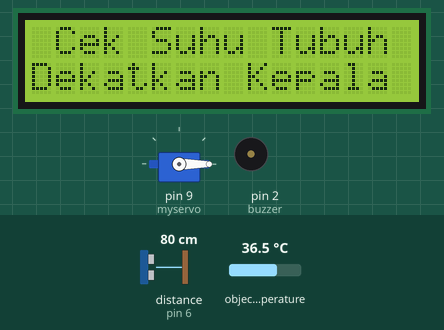
Recording of a sketch running on a simulated Arduino Uno, built with avr-gcc and run on an emulated ATmega328P. Parts: 16×2 character LCD, servo, buzzer (waves = sounding). Wiring (inferred from the names in the program): ultrasonic range finder: trigger pin 5; echo pin 6. The test bench sets the inputs (shaded band); at power-on: distance to the obstacle (sensor on pin 6) 80 cm, object temperature 36.5 °C. The echo pulse lasts 58.3 µs per cm.

Above: at 1.2 s.
1.3 s: distance to the obstacle (sensor on pin 6) set to 2 cm
At 3.5 s:
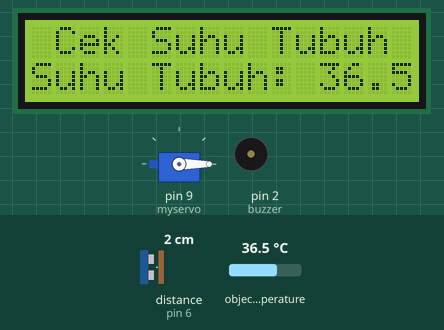
7.3 s: object temperature set to 37.2 °C
At 13.1 s:
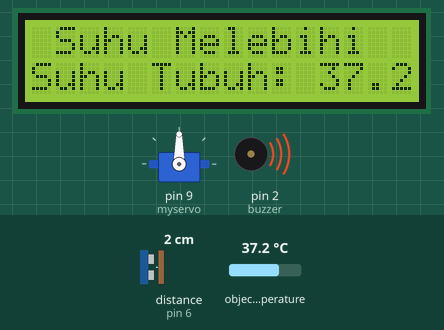
13.3 s: object temperature set to 20 °C
At 17.5 s:
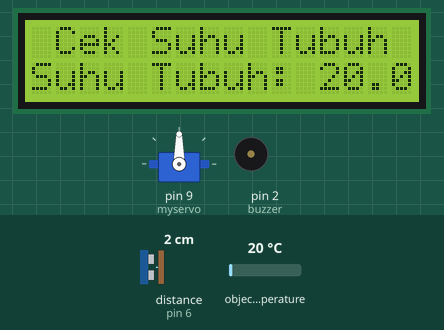
19.3 s: object temperature set to 26 °C
At 23.5 s:
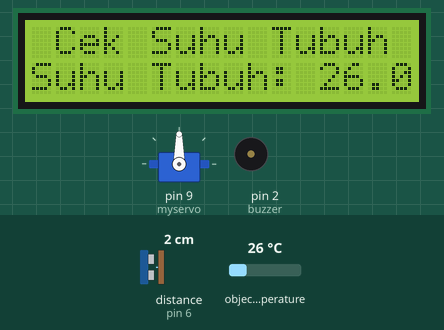
25.3 s: distance to the obstacle (sensor on pin 6) set to 5 cm
28.0 s: distance to the obstacle (sensor on pin 6) set to 8 cm
At 29.6 s:
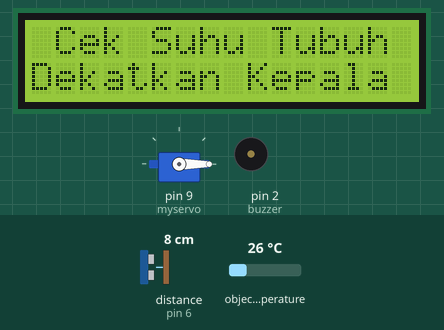
Timing chart, 0 to 31.1 s (numbered marks = the images above; inputs shaded):
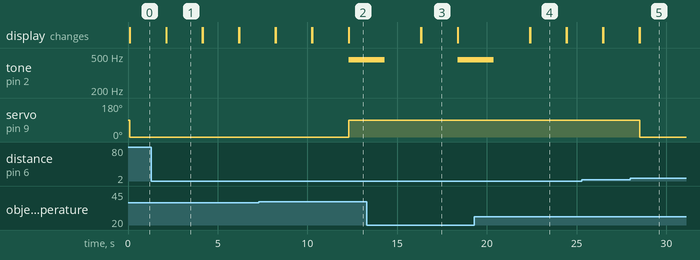

The sketch:

Sensor_Suhu_Otomatis.ino
```cpp
#include  <Wire.h>
#include <Adafruit_MLX90614.h>
#include  <LiquidCrystal_I2C.h>
#include <Servo.h>

LiquidCrystal_I2C lcd(0x3F, 2, 1, 0, 4, 5, 6, 7, 3, POSITIVE);  // Set the LCD I2C address
Adafruit_MLX90614 mlx = Adafruit_MLX90614();
Servo myservo;

int jarak = 0;
float data = 0;
float rata = 0;
const int tirgPin = 5;
const int echoPin = 6;
long duration;
int distance;
const int buzzer = 2; //buzzer to arduino pin 2
int pos = 00;

void setup()
{
  pinMode(5, OUTPUT);
  pinMode(6, INPUT);
  Serial.begin(9600);
  mlx.begin();
  lcd.begin(16,2);   // initialize the lcd for 16 chars 2 lines, turn on backlight
  pinMode(buzzer, OUTPUT); // Set buzzer - pin 9 as an output
  myservo.attach(9);
}

void loop()
{
  digitalWrite(5, LOW);
  delayMicroseconds(2);
  digitalWrite(5, HIGH);
  delayMicroseconds(10);
  digitalWrite(5, LOW);
  duration  = pulseIn(6, HIGH);
  distance  = duration * 0.034 / 2;
  rata = data;

  if (distance <=5) {
    data = mlx.readObjectTempC();
    lcd.clear();
    lcd.setCursor(1, 0);
    lcd.print("Cek Suhu Tubuh");
    lcd.setCursor(0, 1);
    lcd.print("Suhu Tubuh: ");
    lcd.print(data);
    delay(2000);

  if (rata >=37){
    myservo.write(90);
    lcd.clear();
    lcd.setCursor(1, 0);
    lcd.print("Suhu Melebihi");
    lcd.setCursor(0, 1);
    lcd.print("Suhu Tubuh: ");
    lcd.print(data);
    tone(buzzer, 450); // Send 1KHz sound signal...
    delay(2000);
    noTone(buzzer);     // Stop sound...
    delay(2000);
  }
  lcd.clear();
  }
  else {
     myservo.write(00);
     lcd.setCursor(1, 0);
     lcd.print("Cek Suhu Tubuh");
     lcd.setCursor(0, 1);
     lcd.print("Dekatkan Kepala");
     delay (2000);
  }
}
```

Measured:
- the behaviour switches between 36.9 and 37 °C on object temperature (found by bisection; images 1 and 2)
- the behaviour switches between 6 and 7 cm on distance to the obstacle (sensor on pin 6) (found by bisection; images 4 and 5)
- after the input at 1.3 s, the display: changes after 0.83 s (image 1)
- after the input at 7.3 s, tone on pin 2 (buzzer): silent → 450 Hz after 5.0 s; servo on pin 9 (myservo): 0° → 90° after 5.0 s; the display: first differs from a run without the input after 0.95 s (image 2 shows a later state)
- after the input at 28.0 s, servo on pin 9 (myservo): 90° → 0° after 0.53 s; the display: first differs from a run without the input after 0.53 s (image 5)
- what the display in image 1 shows lasts 2.0 s, from 2.1 s to 4.1 s
